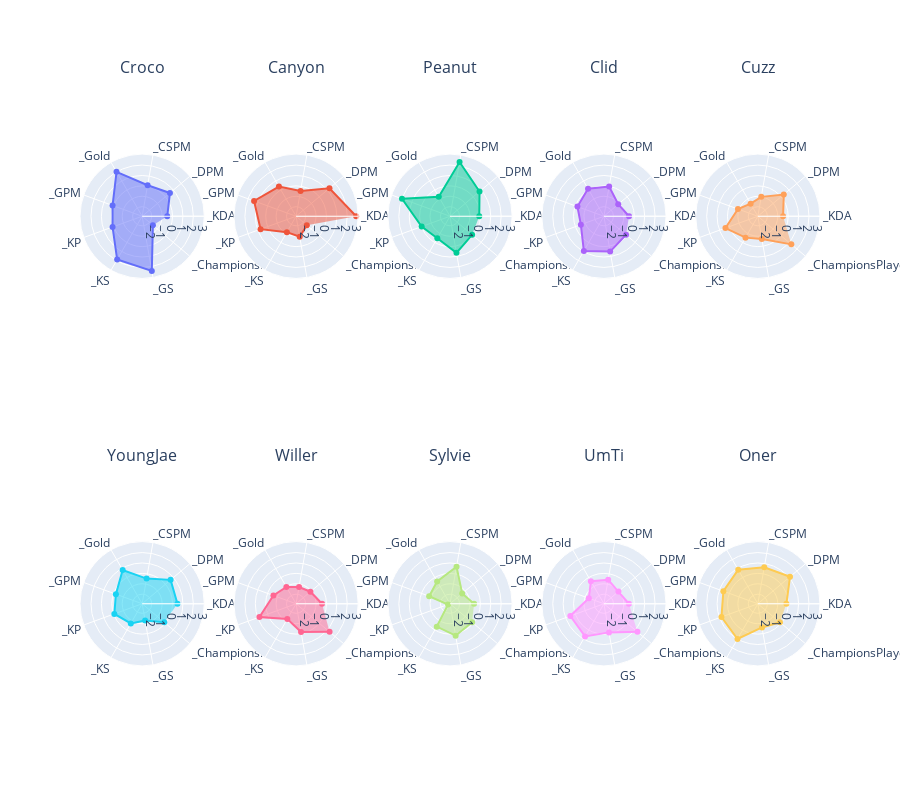

Write notebook code for a chart like this one.
### Code cell
df = players_stats.loc[players_stats["Position"] == positions[1]]
min_value, max_value = df[columns].unstack().min(), df[columns].unstack().max()

COLUMNS = 5
d, m = divmod(df.shape[0], COLUMNS)
ROWS = d + (1 if m > 0 else 0)

fig = make_subplots(
    rows=ROWS,
    cols=COLUMNS,
    subplot_titles=df.index.values,
    specs=[[{"type": "polar"} for _ in range(COLUMNS)] for _ in range(ROWS)],
)

for i, player_name in enumerate(df.index):
    _df = df.loc[player_name, columns]

    r, c = get_rc(i, COLUMNS)
    fig.add_trace(
        go.Scatterpolar(r=_df, theta=columns, fill="toself", name=player_name),
        row=r,
        col=c,
    )
fig.update_layout(
    height=800,
    showlegend=False,
    polar=dict(
        radialaxis=dict(visible=True),
    ),
    title=dict(y=1),
)
fig.update_annotations(yshift=20)
fig.update_polars(radialaxis=dict(range=[min_value - 0.2, max_value + 0.2]))
fig.show()

### Figure 1 — Plotly figure (JSON) as saved in the notebook; plotly's stock layout.template omitted (floating-point values rounded to 4 significant figures)
{"data": [{"fill": "toself", "name": "Croco", "r": [-0.5095, 0.5688, 0.1053, 2.009, 0.1096, 0.1088, 1.889, 2.421, -1.571], "subplot": "polar", "theta": ["_KDA", "_DPM", "_CSPM", "_Gold", "_GPM", "_KP", "_KS", "_GS", "_ChampionsPlayed"], "type": "scatterpolar"}, {"fill": "toself", "name": "Canyon", "r": [2.858, 1.27, -0.4472, 0.3751, 1.378, 0.7166, -1.153, -0.9124, -1.571], "subplot": "polar2", "theta": ["_KDA", "_DPM", "_CSPM", "_Gold", "_GPM", "_KP", "_KS", "_GS", "_ChampionsPlayed"], "type": "scatterpolar"}, {"fill": "toself", "name": "Peanut", "r": [-0.1056, 0.7869, 2.376, -0.7592, 1.993, -0.01977, -0.4814, 0.6499, -0.1429], "subplot": "polar3", "theta": ["_KDA", "_DPM", "_CSPM", "_Gold", "_GPM", "_KP", "_KS", "_GS", "_ChampionsPlayed"], "type": "scatterpolar"}, {"fill": "toself", "name": "Clid", "r": [-0.503, -1.126, -0.02638, 0.135, -0.2103, -0.5598, 0.9406, 0.5304, -0.1429], "subplot": "polar4", "theta": ["_KDA", "_DPM", "_CSPM", "_Gold", "_GPM", "_KP", "_KS", "_GS", "_ChampionsPlayed"], "type": "scatterpolar"}, {"fill": "toself", "name": "Cuzz", "r": [-0.4923, 0.3361, -1.026, -1.528, -0.8847, 0.3956, -0.5458, -0.7082, 1.286], "subplot": "polar5", "theta": ["_KDA", "_DPM", "_CSPM", "_Gold", "_GPM", "_KP", "_KS", "_GS", "_ChampionsPlayed"], "type": "scatterpolar"}, {"fill": "toself", "name": "YoungJae", "r": [0.4734, 0.6531, -0.4653, 0.8288, -0.2326, -0.07271, -0.7357, -1.285, -0.1429], "subplot": "polar6", "theta": ["_KDA", "_DPM", "_CSPM", "_Gold", "_GPM", "_KP", "_KS", "_GS", "_ChampionsPlayed"], "type": "scatterpolar"}, {"fill": "toself", "name": "Willer", "r": [-0.4258, -1.118, -1.283, -1.053, -0.6008, 0.8289, -1.234, -0.1661, 1.286], "subplot": "polar7", "theta": ["_KDA", "_DPM", "_CSPM", "_Gold", "_GPM", "_KP", "_KS", "_GS", "_ChampionsPlayed"], "type": "scatterpolar"}, {"fill": "toself", "name": "Sylvie", "r": [-0.6029, -1.389, 0.7038, -0.4451, -0.7867, -2.72, -0.3769, 0.1988, -0.1429], "subplot": "polar8", "theta": ["_KDA", "_DPM", "_CSPM", "_Gold", "_GPM", "_KP", "_KS", "_GS", "_ChampionsPlayed"], "type": "scatterpolar"}, {"fill": "toself", "name": "UmTi", "r": [-0.5181, -1.099, -0.5729, -0.4162, -1.373, 0.5203, 0.7064, -0.1239, 1.286], "subplot": "polar9", "theta": ["_KDA", "_DPM", "_CSPM", "_Gold", "_GPM", "_KP", "_KS", "_GS", "_ChampionsPlayed"], "type": "scatterpolar"}, {"fill": "toself", "name": "Oner", "r": [-0.1738, 1.118, 0.6357, 0.8529, 0.6069, 0.802, 0.9915, -0.6053, -0.1429], "subplot": "polar10", "theta": ["_KDA", "_DPM", "_CSPM", "_Gold", "_GPM", "_KP", "_KS", "_GS", "_ChampionsPlayed"], "type": "scatterpolar"}], "layout": {"annotations": [{"font": {"size": 16}, "showarrow": false, "text": "Croco", "x": 0.084, "xanchor": "center", "xref": "paper", "y": 1, "yanchor": "bottom", "yref": "paper", "yshift": 20}, {"font": {"size": 16}, "showarrow": false, "text": "Canyon", "x": 0.292, "xanchor": "center", "xref": "paper", "y": 1, "yanchor": "bottom", "yref": "paper", "yshift": 20}, {"font": {"size": 16}, "showarrow": false, "text": "Peanut", "x": 0.5, "xanchor": "center", "xref": "paper", "y": 1, "yanchor": "bottom", "yref": "paper", "yshift": 20}, {"font": {"size": 16}, "showarrow": false, "text": "Clid", "x": 0.708, "xanchor": "center", "xref": "paper", "y": 1, "yanchor": "bottom", "yref": "paper", "yshift": 20}, {"font": {"size": 16}, "showarrow": false, "text": "Cuzz", "x": 0.916, "xanchor": "center", "xref": "paper", "y": 1, "yanchor": "bottom", "yref": "paper", "yshift": 20}, {"font": {"size": 16}, "showarrow": false, "text": "YoungJae", "x": 0.084, "xanchor": "center", "xref": "paper", "y": 0.375, "yanchor": "bottom", "yref": "paper", "yshift": 20}, {"font": {"size": 16}, "showarrow": false, "text": "Willer", "x": 0.292, "xanchor": "center", "xref": "paper", "y": 0.375, "yanchor": "bottom", "yref": "paper", "yshift": 20}, {"font": {"size": 16}, "showarrow": false, "text": "Sylvie", "x": 0.5, "xanchor": "center", "xref": "paper", "y": 0.375, "yanchor": "bottom", "yref": "paper", "yshift": 20}, {"font": {"size": 16}, "showarrow": false, "text": "UmTi", "x": 0.708, "xanchor": "center", "xref": "paper", "y": 0.375, "yanchor": "bottom", "yref": "paper", "yshift": 20}, {"font": {"size": 16}, "showarrow": false, "text": "Oner", "x": 0.916, "xanchor": "center", "xref": "paper", "y": 0.375, "yanchor": "bottom", "yref": "paper", "yshift": 20}], "height": 800, "polar": {"domain": {"x": [0, 0.168], "y": [0.625, 1]}, "radialaxis": {"range": [-2.92, 3.058], "visible": true}}, "polar10": {"domain": {"x": [0.832, 1], "y": [0, 0.375]}, "radialaxis": {"range": [-2.92, 3.058]}}, "polar2": {"domain": {"x": [0.208, 0.376], "y": [0.625, 1]}, "radialaxis": {"range": [-2.92, 3.058]}}, "polar3": {"domain": {"x": [0.416, 0.584], "y": [0.625, 1]}, "radialaxis": {"range": [-2.92, 3.058]}}, "polar4": {"domain": {"x": [0.624, 0.792], "y": [0.625, 1]}, "radialaxis": {"range": [-2.92, 3.058]}}, "polar5": {"domain": {"x": [0.832, 1], "y": [0.625, 1]}, "radialaxis": {"range": [-2.92, 3.058]}}, "polar6": {"domain": {"x": [0, 0.168], "y": [0, 0.375]}, "radialaxis": {"range": [-2.92, 3.058]}}, "polar7": {"domain": {"x": [0.208, 0.376], "y": [0, 0.375]}, "radialaxis": {"range": [-2.92, 3.058]}}, "polar8": {"domain": {"x": [0.416, 0.584], "y": [0, 0.375]}, "radialaxis": {"range": [-2.92, 3.058]}}, "polar9": {"domain": {"x": [0.624, 0.792], "y": [0, 0.375]}, "radialaxis": {"range": [-2.92, 3.058]}}, "showlegend": false, "title": {"y": 1}}}
